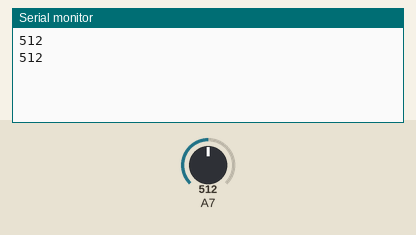
This sketch was run on a simulated Arduino Nano, built with avr-gcc and run on an emulated ATmega328P. On the bench: the last lines printed to the serial monitor. The inputs (shaded band) are chosen by the test bench; at power-on: A7 = 512.

Above: at 1.8 s.
1.9 s: A7 set to 716
At 2.7 s:
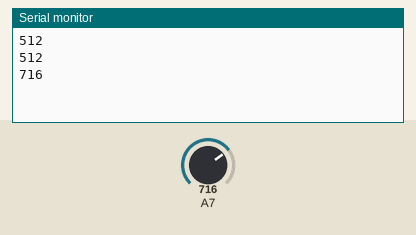
3.4 s: A7 set to 900
At 4.8 s:
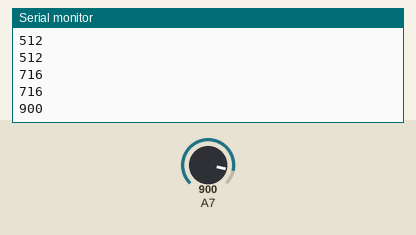
Timing chart, 0 to 6.4 s (numbered marks = the images above; inputs shaded):
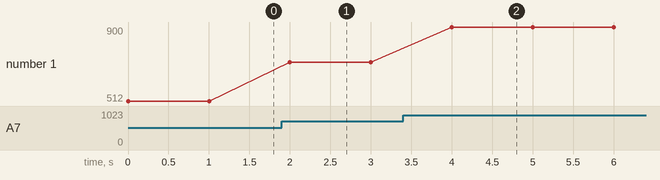

Measured:
- after the input at 1.9 s, the serial monitor: prints a new line after 0.10 s (image 1)
- after the input at 3.4 s, the serial monitor: prints a new line after 0.60 s (image 2)
- plotted number 1: 512 → 716 after the input at 1.9 s, 716 → 900 after the input at 3.4 s

The sketch:

ldr.ino
```cpp
void setup() {
  pinMode(A7, INPUT);
  Serial.begin(9600);

}

void loop() {
  // put your main code here, to run repeatedly:
  int val  = analogRead(A7);
  Serial.println(val);
  delay(1000);

}
```
